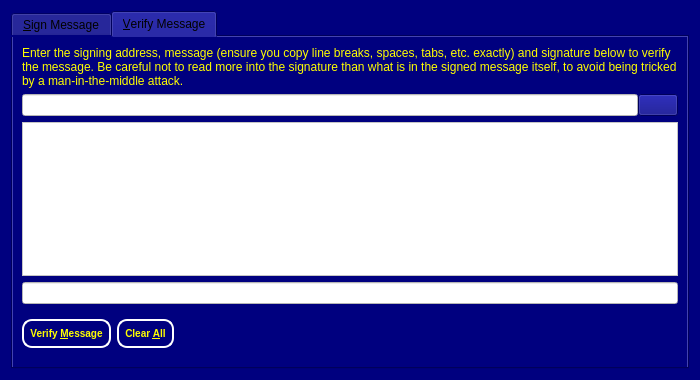
<?xml version="1.0" encoding="UTF-8"?>
<ui version="4.0">
 <class>SignVerifyMessageDialog</class>
 <widget class="QDialog" name="SignVerifyMessageDialog">
  <property name="geometry">
   <rect>
    <x>0</x>
    <y>0</y>
    <width>700</width>
    <height>380</height>
   </rect>
  </property>
  <property name="windowTitle">
   <string>Signatures - Sign / Verify a Message</string>
  </property>
  <property name="styleSheet">
   <string notr="true">background-color: rgb(0, 0, 127);
color: rgb(0, 0, 0);</string>
  </property>
  <property name="modal">
   <bool>true</bool>
  </property>
  <layout class="QVBoxLayout" name="verticalLayout">
   <item>
    <widget class="QTabWidget" name="tabWidget">
     <property name="currentIndex">
      <number>1</number>
     </property>
     <widget class="QWidget" name="tabSignMessage">
      <attribute name="title">
       <string>&amp;Sign Message</string>
      </attribute>
      <layout class="QVBoxLayout" name="verticalLayout_SM">
       <item>
        <widget class="QLabel" name="infoLabel_SM">
         <property name="styleSheet">
          <string notr="true">color: rgb(255, 255, 0);</string>
         </property>
         <property name="text">
          <string>You can sign messages with your addresses to prove you own them. Be careful not to sign anything vague, as phishing attacks may try to trick you into signing your identity over to them. Only sign fully-detailed statements you agree to.</string>
         </property>
         <property name="textFormat">
          <enum>Qt::PlainText</enum>
         </property>
         <property name="wordWrap">
          <bool>true</bool>
         </property>
        </widget>
       </item>
       <item>
        <layout class="QHBoxLayout" name="horizontalLayout_1_SM">
         <property name="spacing">
          <number>0</number>
         </property>
         <item>
          <widget class="QValidatedLineEdit" name="addressIn_SM">
           <property name="toolTip">
            <string>The address to sign the message with (e.g. 1NS17iag9jJgTHD1VXjvLCEnZuQ3rJDE9L)</string>
           </property>
           <property name="styleSheet">
            <string notr="true">background-color: rgb(255, 255, 255);
color: rgb(0, 0, 0);</string>
           </property>
           <property name="maxLength">
            <number>34</number>
           </property>
          </widget>
         </item>
         <item>
          <widget class="QPushButton" name="addressBookButton_SM">
           <property name="toolTip">
            <string>Choose an address from the address book</string>
           </property>
           <property name="text">
            <string/>
           </property>
           <property name="icon">
            <iconset resource="../bitcoin.qrc">
             <normaloff>:/icons/address-book</normaloff>:/icons/address-book</iconset>
           </property>
           <property name="shortcut">
            <string>Alt+A</string>
           </property>
           <property name="autoDefault">
            <bool>false</bool>
           </property>
          </widget>
         </item>
         <item>
          <widget class="QPushButton" name="pasteButton_SM">
           <property name="toolTip">
            <string>Paste address from clipboard</string>
           </property>
           <property name="text">
            <string/>
           </property>
           <property name="icon">
            <iconset resource="../bitcoin.qrc">
             <normaloff>:/icons/editpaste</normaloff>:/icons/editpaste</iconset>
           </property>
           <property name="shortcut">
            <string>Alt+P</string>
           </property>
           <property name="autoDefault">
            <bool>false</bool>
           </property>
          </widget>
         </item>
        </layout>
       </item>
       <item>
        <widget class="QPlainTextEdit" name="messageIn_SM">
         <property name="toolTip">
          <string>Enter the message you want to sign here</string>
         </property>
         <property name="styleSheet">
          <string notr="true">background-color: rgb(255, 255, 255);
color: rgb(0, 0, 0);</string>
         </property>
        </widget>
       </item>
       <item>
        <widget class="QLabel" name="signatureLabel_SM">
         <property name="text">
          <string>Signature</string>
         </property>
         <property name="textFormat">
          <enum>Qt::PlainText</enum>
         </property>
        </widget>
       </item>
       <item>
        <layout class="QHBoxLayout" name="horizontalLayout_2_SM">
         <property name="spacing">
          <number>0</number>
         </property>
         <item>
          <widget class="QLineEdit" name="signatureOut_SM">
           <property name="font">
            <font>
             <italic>true</italic>
            </font>
           </property>
           <property name="styleSheet">
            <string notr="true">background-color: rgb(255, 255, 255);
color: rgb(0, 0, 0);</string>
           </property>
           <property name="readOnly">
            <bool>true</bool>
           </property>
          </widget>
         </item>
         <item>
          <widget class="QPushButton" name="copySignatureButton_SM">
           <property name="toolTip">
            <string>Copy the current signature to the system clipboard</string>
           </property>
           <property name="text">
            <string/>
           </property>
           <property name="icon">
            <iconset resource="../bitcoin.qrc">
             <normaloff>:/icons/editcopy</normaloff>:/icons/editcopy</iconset>
           </property>
           <property name="autoDefault">
            <bool>false</bool>
           </property>
          </widget>
         </item>
        </layout>
       </item>
       <item>
        <layout class="QHBoxLayout" name="horizontalLayout_3_SM">
         <item>
          <widget class="QPushButton" name="signMessageButton_SM">
           <property name="toolTip">
            <string>Sign the message to prove you own this Blakecoin address</string>
           </property>
           <property name="styleSheet">
            <string notr="true">QPushButton { background : #00007F ;border-radius:10px; border-color: white; color: yellow;  border-style: solid; border-width: 2px;font: bold 10px;min-width: 5em; padding: 6px;}</string>
           </property>
           <property name="text">
            <string>Sign &amp;Message</string>
           </property>
           <property name="icon">
            <iconset resource="../bitcoin.qrc">
             <normaloff>:/icons/edit</normaloff>:/icons/edit</iconset>
           </property>
           <property name="autoDefault">
            <bool>false</bool>
           </property>
          </widget>
         </item>
         <item>
          <widget class="QPushButton" name="clearButton_SM">
           <property name="toolTip">
            <string>Reset all sign message fields</string>
           </property>
           <property name="styleSheet">
            <string notr="true">QPushButton { background : #00007F ;border-radius:10px; border-color: white; color: yellow;  border-style: solid; border-width: 2px;font: bold 10px;min-width: 5em; padding: 6px;}</string>
           </property>
           <property name="text">
            <string>Clear &amp;All</string>
           </property>
           <property name="icon">
            <iconset resource="../bitcoin.qrc">
             <normaloff>:/icons/remove</normaloff>:/icons/remove</iconset>
           </property>
           <property name="autoDefault">
            <bool>false</bool>
           </property>
          </widget>
         </item>
         <item>
          <spacer name="horizontalSpacer_1_SM">
           <property name="orientation">
            <enum>Qt::Horizontal</enum>
           </property>
           <property name="sizeHint" stdset="0">
            <size>
             <width>40</width>
             <height>48</height>
            </size>
           </property>
          </spacer>
         </item>
         <item>
          <widget class="QLabel" name="statusLabel_SM">
           <property name="font">
            <font>
             <weight>75</weight>
             <bold>true</bold>
            </font>
           </property>
           <property name="text">
            <string/>
           </property>
           <property name="wordWrap">
            <bool>true</bool>
           </property>
          </widget>
         </item>
         <item>
          <spacer name="horizontalSpacer_2_SM">
           <property name="orientation">
            <enum>Qt::Horizontal</enum>
           </property>
           <property name="sizeHint" stdset="0">
            <size>
             <width>40</width>
             <height>48</height>
            </size>
           </property>
          </spacer>
         </item>
        </layout>
       </item>
      </layout>
     </widget>
     <widget class="QWidget" name="tabVerifyMessage">
      <attribute name="title">
       <string>&amp;Verify Message</string>
      </attribute>
      <layout class="QVBoxLayout" name="verticalLayout_VM">
       <item>
        <widget class="QLabel" name="infoLabel_VM">
         <property name="styleSheet">
          <string notr="true">color: rgb(255, 255, 0);</string>
         </property>
         <property name="text">
          <string>Enter the signing address, message (ensure you copy line breaks, spaces, tabs, etc. exactly) and signature below to verify the message. Be careful not to read more into the signature than what is in the signed message itself, to avoid being tricked by a man-in-the-middle attack.</string>
         </property>
         <property name="textFormat">
          <enum>Qt::PlainText</enum>
         </property>
         <property name="alignment">
          <set>Qt::AlignLeading|Qt::AlignLeft|Qt::AlignTop</set>
         </property>
         <property name="wordWrap">
          <bool>true</bool>
         </property>
        </widget>
       </item>
       <item>
        <layout class="QHBoxLayout" name="horizontalLayout_1_VM">
         <property name="spacing">
          <number>0</number>
         </property>
         <item>
          <widget class="QValidatedLineEdit" name="addressIn_VM">
           <property name="toolTip">
            <string>The address the message was signed with (e.g. 1NS17iag9jJgTHD1VXjvLCEnZuQ3rJDE9L)</string>
           </property>
           <property name="styleSheet">
            <string notr="true">background-color: rgb(255, 255, 255);
color: rgb(0, 0, 0);</string>
           </property>
           <property name="maxLength">
            <number>34</number>
           </property>
          </widget>
         </item>
         <item>
          <widget class="QPushButton" name="addressBookButton_VM">
           <property name="toolTip">
            <string>Choose an address from the address book</string>
           </property>
           <property name="text">
            <string/>
           </property>
           <property name="icon">
            <iconset resource="../bitcoin.qrc">
             <normaloff>:/icons/address-book</normaloff>:/icons/address-book</iconset>
           </property>
           <property name="shortcut">
            <string>Alt+A</string>
           </property>
           <property name="autoDefault">
            <bool>false</bool>
           </property>
          </widget>
         </item>
        </layout>
       </item>
       <item>
        <widget class="QPlainTextEdit" name="messageIn_VM">
         <property name="styleSheet">
          <string notr="true">background-color: rgb(255, 255, 255);
color: rgb(0, 0, 0);</string>
         </property>
        </widget>
       </item>
       <item>
        <widget class="QValidatedLineEdit" name="signatureIn_VM">
         <property name="styleSheet">
          <string notr="true">background-color: rgb(255, 255, 255);
color: rgb(0, 0, 0);</string>
         </property>
        </widget>
       </item>
       <item>
        <layout class="QHBoxLayout" name="horizontalLayout_2_VM">
         <item>
          <widget class="QPushButton" name="verifyMessageButton_VM">
           <property name="toolTip">
            <string>Verify the message to ensure it was signed with the specified Blakecoin address</string>
           </property>
           <property name="styleSheet">
            <string notr="true">QPushButton { background : #00007F ;border-radius:10px; border-color: white; color: yellow;  border-style: solid; border-width: 2px;font: bold 10px;min-width: 5em; padding: 6px;}</string>
           </property>
           <property name="text">
            <string>Verify &amp;Message</string>
           </property>
           <property name="icon">
            <iconset resource="../bitcoin.qrc">
             <normaloff>:/icons/transaction_0</normaloff>:/icons/transaction_0</iconset>
           </property>
           <property name="autoDefault">
            <bool>false</bool>
           </property>
          </widget>
         </item>
         <item>
          <widget class="QPushButton" name="clearButton_VM">
           <property name="toolTip">
            <string>Reset all verify message fields</string>
           </property>
           <property name="styleSheet">
            <string notr="true">QPushButton { background : #00007F ;border-radius:10px; border-color: white; color: yellow;  border-style: solid; border-width: 2px;font: bold 10px;min-width: 5em; padding: 6px;}</string>
           </property>
           <property name="text">
            <string>Clear &amp;All</string>
           </property>
           <property name="icon">
            <iconset resource="../bitcoin.qrc">
             <normaloff>:/icons/remove</normaloff>:/icons/remove</iconset>
           </property>
           <property name="autoDefault">
            <bool>false</bool>
           </property>
          </widget>
         </item>
         <item>
          <spacer name="horizontalSpacer_1_VM">
           <property name="orientation">
            <enum>Qt::Horizontal</enum>
           </property>
           <property name="sizeHint" stdset="0">
            <size>
             <width>40</width>
             <height>48</height>
            </size>
           </property>
          </spacer>
         </item>
         <item>
          <widget class="QLabel" name="statusLabel_VM">
           <property name="font">
            <font>
             <weight>75</weight>
             <bold>true</bold>
            </font>
           </property>
           <property name="text">
            <string/>
           </property>
           <property name="wordWrap">
            <bool>true</bool>
           </property>
          </widget>
         </item>
         <item>
          <spacer name="horizontalSpacer_2_VM">
           <property name="orientation">
            <enum>Qt::Horizontal</enum>
           </property>
           <property name="sizeHint" stdset="0">
            <size>
             <width>40</width>
             <height>48</height>
            </size>
           </property>
          </spacer>
         </item>
        </layout>
       </item>
      </layout>
     </widget>
    </widget>
   </item>
  </layout>
 </widget>
 <customwidgets>
  <customwidget>
   <class>QValidatedLineEdit</class>
   <extends>QLineEdit</extends>
   <header>qvalidatedlineedit.h</header>
  </customwidget>
 </customwidgets>
 <resources>
  <include location="../bitcoin.qrc"/>
 </resources>
 <connections/>
</ui>
